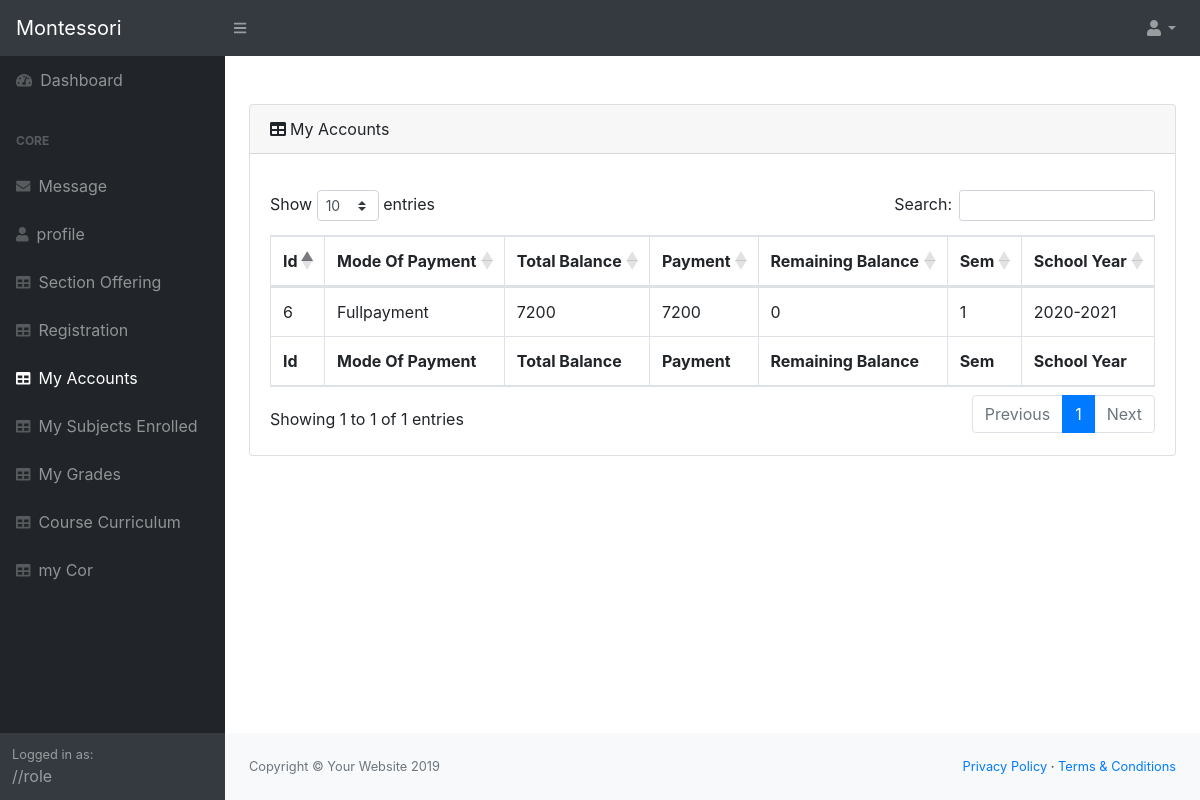
Screenshot of /system/pages/studentaccounts.php (signed in) with the database file from the repository.
### tables this page shows
CREATE TABLE `accounts` (
  `account_id` int(11) NOT NULL,
  `syid` int(20) NOT NULL,
  `semid` int(11) NOT NULL,
  `sno` varchar(30) NOT NULL,
  `mode` varchar(20) NOT NULL,
  `Totalbalance` float NOT NULL,
  `totalPayment` float NOT NULL,
  `RemBalance` float NOT NULL
);

CREATE TABLE `sem` (
  `semid` int(11) NOT NULL,
  `semterm` int(11) NOT NULL,
  `sem_status` varchar(15) NOT NULL,
  `syid` int(11) NOT NULL,
  `isOpenReg` int(11) NOT NULL
);

CREATE TABLE `schoolyear` (
  `sy_id` int(11) NOT NULL,
  `school_year` varchar(30) NOT NULL,
  `sy_status` varchar(15) NOT NULL
);

### system/pages/studentaccounts.php (called while the page is built)
<?php
include('header.php');
include('navigation.php');
?>
<?php
include('Students/_totalPayment.php');
?>
<?php
include('footer.php');
?>

### system/pages/functions.php (called while the page is built, shortened)
<?php
$db = new DBController();
$account = new Account($db);

### system/pages/Students/_totalPayment.php (the view, shortened to what this page needs)
<?php
$sno =  $_SESSION['id'];
$accountList = $account->getStudAccount($sno);
?>
<main class="">
    <div class="container my-5">
        <div class="row">
            <div class="col-12 align-self-center">
                <div class="card mb-4">
                    <div class="card-header"><i class="fas fa-table mr-1"></i>My Accounts
                    </div>
                    <div class="card-body">
                        <div class="table-responsive">
                            <table class="table table-bordered" id="dataTable" width="100%" cellspacing="0">
                                <thead>
                                    <tr>
                                        <th>Id</th>
                                        <th>Mode Of Payment</th>
                                        <th>Total Balance</th>
                                        <th>Payment</th>
                                        <th>Remaining Balance</th>
                                        <th>Sem </th>
                                        <th>School Year</th>
                                    </tr>
                                </thead>
                                <tfoot>
                                    <tr>
                                        <th>Id</th>
                                        <th>Mode Of Payment</th>
                                        <th>Total Balance</th>
                                        <th>Payment</th>
                                        <th>Remaining Balance</th>
                                        <th>Sem </th>
                                        <th>School Year</th>
                                    </tr>
                                </tfoot>
                                <tbody>
                                    <?php array_map(function ($acc) { ?>
                                        <tr>
                                            <td><?= $acc['account_id'] ?></td>
                                            <td><?= $acc['mode'] ?></td>
                                            <td><?= $acc['Totalbalance'] ?></td>
                                            <td><?= $acc['totalPayment'] ?></td>
                                            <td><?= $acc['RemBalance'] ?></td>
                                            <td><?= $acc['semterm'] ?></td>
                                            <td><?= $acc['school_year'] ?></td>
                                        </tr>
                                    <?php }, $accountList) ?>
                                </tbody>
                            </table>
                        </div>
                    </div>
                </div>
            </div>
        </div>
    </div>
</main>

### rows the page displays
accounts: account_id "6", mode "Fullpayment", Totalbalance "7200", totalPayment "7200", RemBalance "0", semid.semterm "1", schoolyear.school_year "2020-2021"
